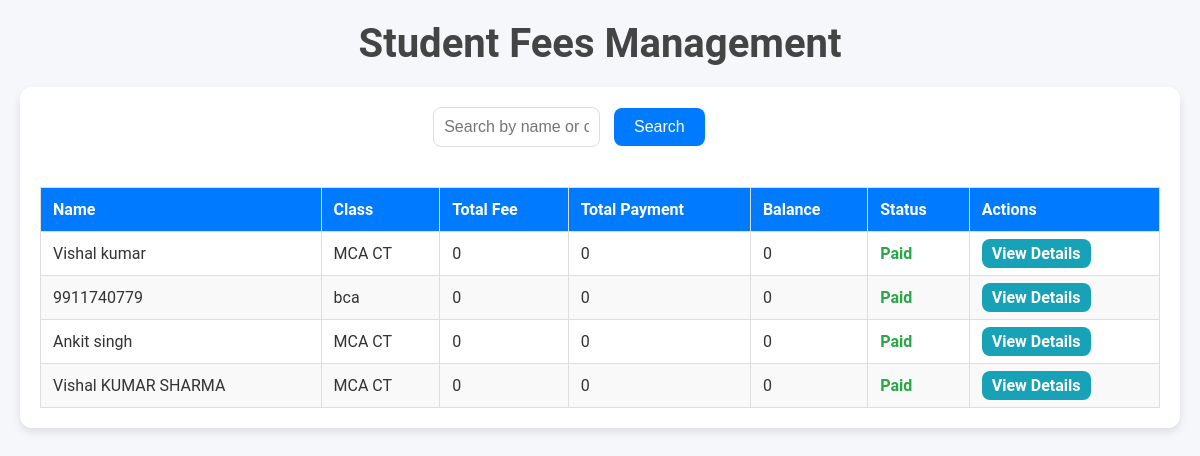
Page /students-fees/ (signed in) on the committed database.
### app1/models.py (models this page shows, shortened)
class Student(models.Model):
    user = models.OneToOneField(User, on_delete=models.CASCADE, related_name="student_profile")
    name = models.CharField(max_length=255)
    email = models.EmailField(max_length=255)
    phone_number = models.CharField(max_length=15)
    student_class = models.CharField(max_length=100)
    image = models.ImageField(upload_to='students/')
    authorized = models.BooleanField(default=False)
    roll_no = models.CharField(max_length=20)
    address = models.TextField()
    date_of_birth = models.DateField()
    joining_date = models.DateField()
    mother_name = models.CharField(max_length=255)
    father_name = models.CharField(max_length=255)

### app1/views.py (the view)
# urls.py: path('students-fees/', views.student_list_with_fees, name='student_list_with_fees'),
@staff_member_required
def student_list_with_fees(request):
    search_query = request.GET.get('search', '')  # Get the search query from the URL
    students = Student.objects.filter(
        name__icontains=search_query
    ) | Student.objects.filter(
        student_class__icontains=search_query
    )
    student_data = []
    for student in students:
        total_fee = student.fees.aggregate(total_fee=Sum('total_fee'))['total_fee'] or 0
        total_payment = student.fees.aggregate(total_payment=Sum('payments__amount'))['total_payment'] or 0
        balance = total_fee - total_payment
        fee_status = 'Paid' if balance <= 0 else 'Pending'
        student_data.append({
            'student': student,
            'total_fee': total_fee,
            'total_payment': total_payment,
            'balance': balance,
            'fee_status': fee_status,
        })
    return render(request, 'student_list_with_fees.html', {'student_data': student_data, 'search_query': search_query})

### templates/student_list_with_fees.html (shortened to what this page needs)
<!DOCTYPE html>
<html lang="en">
<head>
</head>
<body>
    <h1>Student Fees Management</h1>
    <div class="container">
        <div class="search-form">
            <form method="get">
                <input type="text" name="search" placeholder="Search by name or class" value="{{ search_query }}">
                <button type="submit">Search</button>
            </form>
        </div>
        <div class="table-container">
            <table>
                <thead>
                    <tr>
                        <th>Name</th>
                        <th>Class</th>
                        <th>Total Fee</th>
                        <th>Total Payment</th>
                        <th>Balance</th>
                        <th>Status</th>
                        <th>Actions</th>
                    </tr>
                </thead>
                <tbody>
                    {% for data in student_data %}
                    <tr>
                        <td>{{ data.student.name }}</td>
                        <td>{{ data.student.student_class }}</td>
                        <td>{{ data.total_fee }}</td>
                        <td>{{ data.total_payment }}</td>
                        <td>{{ data.balance }}</td>
                        <td class="status {% if data.fee_status == 'Paid' %}paid{% else %}unpaid{% endif %}">
                            {{ data.fee_status }}
                        </td>
                        <td class="actions">
                            <a href="{% url 'student_fee_details' data.student.id %}">View Details</a>
                        </td>
                    </tr>
                    {% endfor %}
                </tbody>
            </table>
        </div>
    </div>
</body>
</html>

### templates/student_list_with_fees.html (style rules this page uses)
* { margin: 0; padding: 0; box-sizing: border-box; }
body { font-family: 'Roboto', sans-serif; background: #f5f7fa; color: #333; padding: 20px; }
h1 { text-align: center; font-size: 2.5rem; color: #444; margin-bottom: 20px; }
.container { max-width: 1200px; margin: 0 auto; background: #fff; padding: 20px; border-radius: 12px; box-shadow: 0 4px 8px rgba(0, 0, 0, 0.1); }
.search-form { display: flex; justify-content: center; margin-bottom: 20px; }
.search-form input { width: 50%; padding: 10px; font-size: 16px; border: 1px solid #ddd; border-radius: 8px; outline: none; transition: all 0.3s ease; }
.search-form button { padding: 10px 20px; font-size: 16px; margin-left: 10px; background-color: #007bff; color: #fff; border: none; border-radius: 8px; cursor: pointer; transition: background-color 0.3s ease; }
.table-container { overflow-x: auto; }
table { width: 100%; border-collapse: collapse; margin-top: 20px; min-width: 800px; }
table th, table td { text-align: left; padding: 12px; border: 1px solid #ddd; }
table th { background-color: #007bff; color: #fff; }
table tr:nth-child(even) { background-color: #f9f9f9; }
.status.paid { color: #28a745; font-weight: bold; }
.actions a { text-decoration: none; background-color: #17a2b8; color: #fff; padding: 5px 10px; border-radius: 8px; font-weight: bold; transition: background-color 0.3s ease; }

### rows in the picture
Student: student.name "Vishal kumar", student.student_class "MCA CT", total_fee "0", total_payment "0", balance "0", fee_status "Paid"
Student: student.name "9911740779", student.student_class "bca", total_fee "0", total_payment "0", balance "0", fee_status "Paid"
Student: student.name "Ankit singh", student.student_class "MCA CT", total_fee "0", total_payment "0", balance "0", fee_status "Paid"
Student: student.name "Vishal KUMAR SHARMA", student.student_class "MCA CT", total_fee "0", total_payment "0", balance "0", fee_status "Paid"
